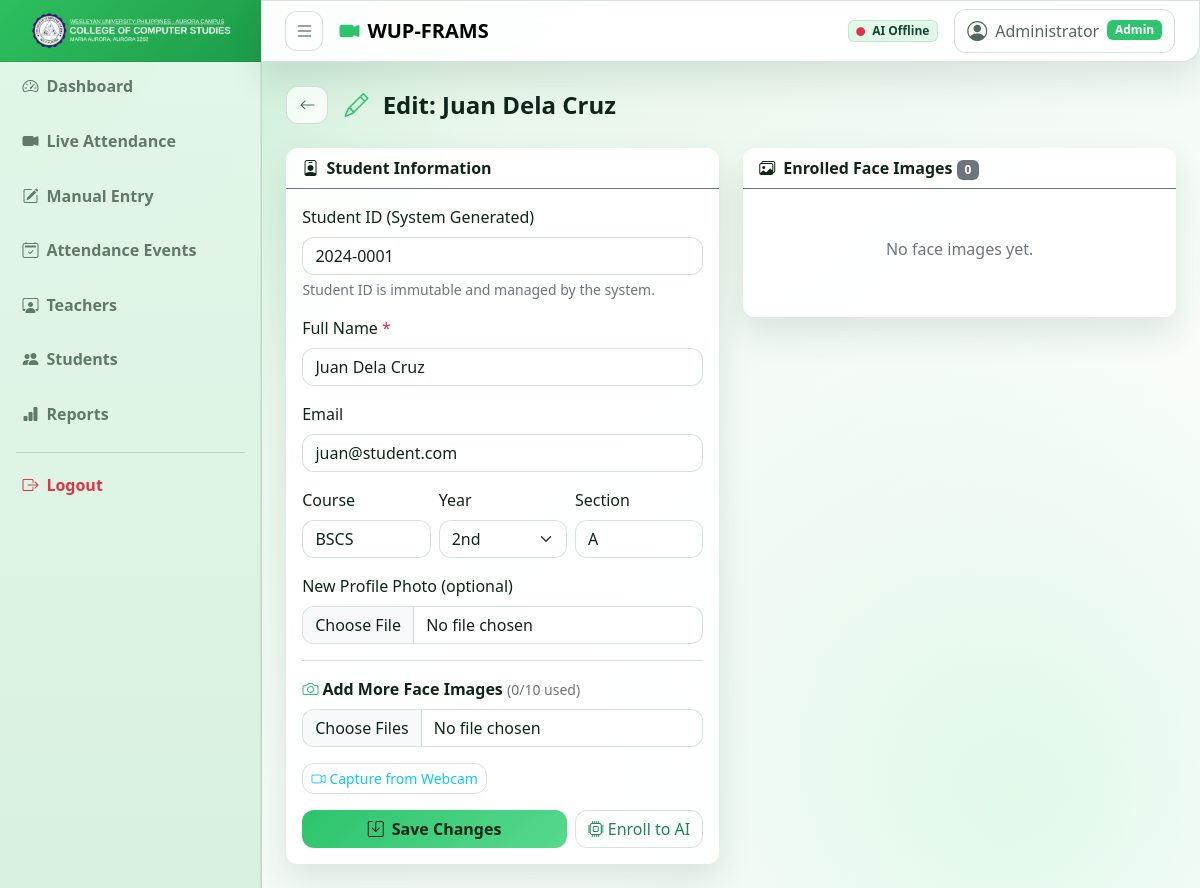
/?page=students&action=edit&id=1 (signed in), run on the app's committed database.
### tables this page shows
CREATE TABLE students (
    id          INT AUTO_INCREMENT PRIMARY KEY,
    student_id  VARCHAR(20)   UNIQUE NOT NULL,
    name        VARCHAR(100)  NOT NULL,
    email       VARCHAR(100),
    course      VARCHAR(100),
    year        VARCHAR(10),
    section     VARCHAR(20),
    photo       VARCHAR(255),
    user_id     INT           DEFAULT NULL,
    is_active   TINYINT(1)    DEFAULT 1,
    created_at  TIMESTAMP     DEFAULT CURRENT_TIMESTAMP,
    updated_at  TIMESTAMP     DEFAULT CURRENT_TIMESTAMP ON UPDATE CURRENT_TIMESTAMP,
    FOREIGN KEY (user_id) REFERENCES users(id) ON DELETE SET NULL
);

### controllers/StudentController.php (called while the page is built, shortened)
<?php
class StudentController
{
    private Student  $studentModel;
    private FaceData $faceModel;
    public function __construct()
    {
        $this->studentModel = new Student();
        $this->faceModel    = new FaceData();
    }
    public function edit(): void
    {
        $id      = (int)($_GET['id'] ?? 0);
        $student = $this->studentModel->findById($id);
        $faceImages = $this->faceModel->getByStudentId($id);
        include BASE_PATH . '/views/students/edit.php';
    }
}

### config/database.php (called while the page is built, shortened)
<?php
class Database
{
    private static ?Database $instance = null;
    private PDO $conn;
    private string $host     = 'localhost';
    private string $dbname   = 'frams_db';
    private string $username = 'root';
    private string $password = '';
    private function __construct()
    {
        try {
            $dsn = "mysql:host={$this->host};dbname={$this->dbname};charset=utf8mb4";
            $this->conn = new PDO($dsn, $this->username, $this->password, [
                PDO::ATTR_ERRMODE            => PDO::ERRMODE_EXCEPTION,
                PDO::ATTR_DEFAULT_FETCH_MODE => PDO::FETCH_ASSOC,
                PDO::ATTR_EMULATE_PREPARES   => false,
            ]);
        } catch (PDOException $e) {
            http_response_code(500);
            die(json_encode(['error' => 'Database connection failed.']));
        }
    }
    public static function getInstance(): self
    {
        if (self::$instance === null) {
            self::$instance = new self();
        }
        return self::$instance;
    }
    public function query(string $sql, array $params = []): PDOStatement
    {
        $stmt = $this->conn->prepare($sql);
        $stmt->execute($params);
        return $stmt;
    }
    public function fetchAll(string $sql, array $params = []): array
    {
        return $this->query($sql, $params)->fetchAll();
    }
    public function fetch(string $sql, array $params = []): array|false
    {
        return $this->query($sql, $params)->fetch();
    }
}

### models/Student.php (called while the page is built, shortened)
<?php
class Student
{
    private Database $db;
    public function __construct()
    {
        $this->db = Database::getInstance();
    }
    public function findById(int $id): array|false
    {
        return $this->db->fetch(
            'SELECT * FROM students WHERE id = ? LIMIT 1',
            [$id]
        );
    }
}

### models/FaceData.php (called while the page is built, shortened)
<?php
class FaceData
{
    private Database $db;
    public function __construct()
    {
        $this->db = Database::getInstance();
    }
    public function getByStudentId(int $studentId): array
    {
        return $this->db->fetchAll(
            'SELECT * FROM face_data WHERE student_id = ? ORDER BY created_at DESC',
            [$studentId]
        );
    }
}

### views/students/edit.php (the view, shortened to what this page needs)
<?php include BASE_PATH . '/views/layouts/header.php'; ?>
<div class="d-flex align-items-center mb-4">
  <a href="<?= BASE_URL ?>/?page=students" class="btn btn-outline-secondary me-3">
    <i class="bi bi-arrow-left"></i>
  </a>
  <h4 class="mb-0 fw-bold">
    <i class="bi bi-pencil text-primary me-2"></i>
    Edit: <?= htmlspecialchars($student['name'], ENT_QUOTES, 'UTF-8') ?>
  </h4>
</div>
<div class="row g-4">
  <div class="col-lg-6">
    <div class="card border-0">
      <div class="card-header bg-transparent border-secondary fw-semibold">
        <i class="bi bi-person-badge me-2"></i>Student Information
      </div>
      <div class="card-body">
        <form method="POST"
              action="<?= BASE_URL ?>/?page=students&action=edit&id=<?= (int)$student['id'] ?>"
              enctype="multipart/form-data">
          <div class="mb-3">
               <label class="form-label">Student ID (System Generated)</label>
               <input type="text" class="form-control"
                 value="<?= htmlspecialchars($_POST['student_id'] ?? $student['student_id'], ENT_QUOTES, 'UTF-8') ?>" readonly>
               <div class="form-text text-secondary">Student ID is immutable and managed by the system.</div>
          </div>
          <div class="mb-3">
            <label class="form-label">Full Name <span class="text-danger">*</span></label>
            <input type="text" name="name" class="form-control bg-dark border-secondary text-white"
                   value="<?= htmlspecialchars($_POST['name'] ?? $student['name'], ENT_QUOTES, 'UTF-8') ?>" required>
          </div>
          <div class="mb-3">
            <label class="form-label">Email</label>
            <input type="email" name="email" class="form-control bg-dark border-secondary text-white"
                   value="<?= htmlspecialchars($_POST['email'] ?? $student['email'] ?? '', ENT_QUOTES, 'UTF-8') ?>">
          </div>
          <div class="row g-2 mb-3">
            <div class="col">
              <label class="form-label">Course</label>
              <input type="text" name="course" class="form-control bg-dark border-secondary text-white"
                     value="<?= htmlspecialchars($_POST['course'] ?? $student['course'] ?? '', ENT_QUOTES, 'UTF-8') ?>">
            </div>
            <div class="col">
              <label class="form-label">Year</label>
              <select name="year" class="form-select bg-dark border-secondary text-white">
                <?php foreach (['1st','2nd','3rd','4th','5th'] as $y): ?>
                  <option <?= (($_POST['year'] ?? $student['year']) === $y) ? 'selected' : '' ?>><?= $y ?></option>
                <?php endforeach; ?>
              </select>
            </div>
            <div class="col">
              <label class="form-label">Section</label>
              <input type="text" name="section" class="form-control bg-dark border-secondary text-white"
                     value="<?= htmlspecialchars($_POST['section'] ?? $student['section'] ?? '', ENT_QUOTES, 'UTF-8') ?>">
            </div>
          </div>
          <div class="mb-3">
            <label class="form-label">New Profile Photo (optional)</label>
            <input type="file" name="photo" class="form-control bg-dark border-secondary text-white"
                   accept="image/jpeg,image/png,image/webp">
          </div>
          <hr class="border-secondary">
          <div class="mb-3">
            <label class="form-label fw-semibold">
              <i class="bi bi-camera me-1 text-primary"></i>Add More Face Images
              <small class="text-secondary fw-normal">(<?= count($faceImages) ?>/<?= MAX_FACE_IMAGES ?> used)</small>
            </label>
            <?php if (count($faceImages) < MAX_FACE_IMAGES): ?>
            <input type="file" name="face_images[]"
                   class="form-control bg-dark border-secondary text-white"
                   accept="image/jpeg,image/png,image/webp" multiple>
            <?php else: ?>
            <div class="alert alert-warning py-2 mb-0">Maximum face images reached.</div>
            <?php endif; ?>
          </div>
          <?php if (count($faceImages) < MAX_FACE_IMAGES): ?>
          <div class="mb-3">
            <button type="button" class="btn btn-outline-info btn-sm" id="webcamToggle">
              <i class="bi bi-camera-video me-1"></i>Capture from Webcam
            </button>
          </div>
          <?php endif; ?>
          <div class="d-flex gap-2">
            <button type="submit" class="btn btn-primary flex-grow-1">
              <i class="bi bi-save me-2"></i>Save Changes
            </button>
            <button type="button" class="btn btn-outline-success"
                    onclick="enrollStudent(<?= (int)$student['id'] ?>)" title="Re-enroll face data to AI">
              <i class="bi bi-cpu me-1"></i>Enroll to AI
            </button>
          </div>
        </form>
      </div>
    </div>
  </div>
  <div class="col-lg-6">
    <div class="card border-0">
      <div class="card-header bg-transparent border-secondary fw-semibold">
        <i class="bi bi-images me-2"></i>Enrolled Face Images
        <span class="badge bg-secondary"><?= count($faceImages) ?></span>
      </div>
      <div class="card-body">
        <?php if (empty($faceImages)): ?>
          <div class="text-center text-secondary py-4">
            <i class="bi bi-camera-x fs-1 d-block mb-2"></i>No face images yet.
          </div>
        <?php endif; ?>
      </div>
    </div>
  </div>
</div>
<?php include BASE_PATH . '/views/layouts/footer.php'; ?>

### assets/css/style.css (style rules this page uses)
:root { --frams-bg: #eaf7ee; --frams-surface: rgba(255, 255, 255, 0.92); --frams-surface-strong: #ffffff; --frams-panel: rgba(255, 255, 255, 0.97); --frams-panel-soft: rgba(241, 251, 244, 0.96); --frams-border: rgba(42, 94, 61, 0.18); --frams-text: #10251a; --frams-muted: #5f7a69; --frams-primary: #2dc46d; --frams-primary-soft: rgba(45, 196, 109, 0.16); --frams-danger: #d05151; --frams-warning: #b88d2f; --frams-shadow: 0 16px 34px rgba(30, 75, 48, 0.12); --bs-primary: var(--frams-primary); --bs-primary-rgb: 45, 196, 109; --bs-body-bg: var(--frams-bg); --bs-body-color: var(--frams-text); --bs-border-color: var(--frams-border); --bs-secondary-color: var(--frams-muted); --bs-card-bg: var(--frams-panel); --bs-card-border-color: var(--frams-border); }
body { min-height: 100vh; color: var(--frams-text); font-feature-settings: 'ss01' on, 'cv05' on; background: radial-gradient(circle at top left, rgba(45, 196, 109, 0.2), transparent 32%), radial-gradient(circle at 85% 90%, rgba(141, 231, 175, 0.24), transparent 36%), linear-gradient(140deg, #dcf2e1 0%, #f4fbf5 55%, #ffffff 100%); }
.navbar, .card, .modal-content, .dropdown-menu { backdrop-filter: blur(14px); }
.navbar, .card, .login-card, .modal-content { background: var(--frams-surface); border: 1px solid var(--frams-border); box-shadow: var(--frams-shadow); }
.card, .modal-content, .dropdown-menu, .btn, .form-control, .form-select, .input-group-text { border-radius: 12px; }
.card-header, .card-footer, .modal-header, .modal-footer { background: rgba(26, 90, 49, 0.04); }
.form-control, .form-select, .input-group-text, .btn-outline-secondary, .btn-outline-danger, .btn-outline-primary, .btn-outline-success, .btn-outline-info { border-color: var(--frams-border) !important; }
.form-control, .form-select, .input-group-text { background-color: rgba(255, 255, 255, 0.95) !important; color: var(--frams-text) !important; }
.btn-primary { border: 0; color: #0b2418; font-weight: 700; background: linear-gradient(135deg, #2dc46d, #56d98d); }
.btn-outline-secondary { color: #4f6a58; background-color: rgba(255, 255, 255, 0.75); }

### data on the page
students: name "Juan Dela Cruz", student "2024-0001", email "juan@student.com", course "BSCS", year "2nd", section "A"

### other printed values
$item['label'] "Dashboard"
$item['label'] "Live Attendance"
$item['label'] "Manual Entry"
$item['label'] "Attendance Events"
$item['label'] "Teachers"
$item['label'] "Students"
$item['label'] "Reports"
$_SESSION['user_name'] "Administrator"
$_SESSION['user_role'] "Admin"
count($faceImages) "0"
MAX_FACE_IMAGES "10"
